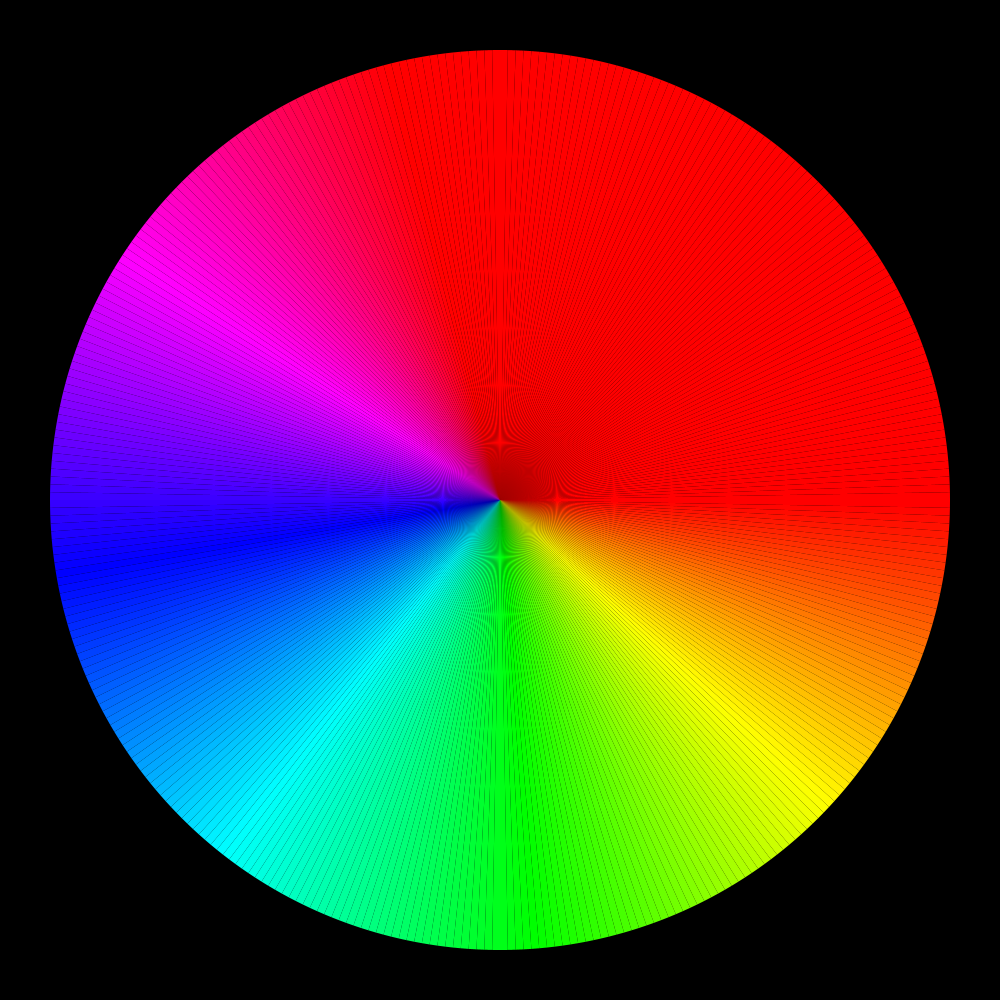
Frame 1 (no input)
Frame 60 (the mouse pressed at the canvas centre just before this capture): identical to frame 1, image omitted
Frame 120 (the mouse held since frame 60 and released just before this capture): identical to frame 1, image omitted

The Processing sketch that drew this single still picture (run headless with seeded random() and noise(); from frame 60 on, the mouse is pressed at the canvas centre):

// Processing sketch: HSBExample
// ── HSBExample.pde
float r;
float d;

void setup(){
  size(1000, 1000);
  noStroke();
  colorMode(HSB);
  r = 0.9*width/2;
  d = 5;
  
}

void draw(){
  background(0);
  pushMatrix();
  translate(width/2, height/2);
  for(int i = 0; i < 360; i++){
    float a = i*TWO_PI/360;
    fill(i, 255, 255);
    float x1 = r*cos(a);
    float y1 = r*sin(a);
    float x2 = r*cos(a+TWO_PI/360);
    float y2 = r*sin(a+TWO_PI/360);
    beginShape();
    vertex(0,0);
    vertex(x1,y1);
    vertex(x2,y2);
    endShape(TRIANGLES);
  }
  popMatrix();
}
